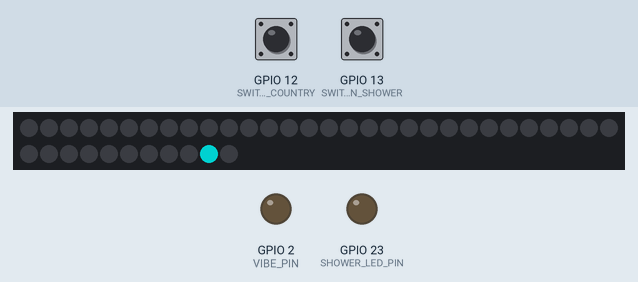
A sketch run on a simulated ESP32. Shown: 41 RGB LEDs in strip order, left to right, continuing on the next row, output pins drawn as LEDs (lit = HIGH). Inputs (shaded band) come from the test bench; at power-on: GPIO 12 (SWITCH_PIN_COUNTRY) HIGH, GPIO 13 (SWITCH_PIN_SHOWER) HIGH. Dim RGB values are drawn brighter than linear; the audio player accepts every command and is not drawn.

Above: at 5.9 s.
6.0 s: GPIO 12 (SWITCH_PIN_COUNTRY) pulled LOW for 0.15 s
9.1 s: GPIO 13 (SWITCH_PIN_SHOWER) pulled LOW for 0.15 s
12.2 s: GPIO 12 (SWITCH_PIN_COUNTRY) pulled LOW for 1 s
16.2 s: GPIO 12 (SWITCH_PIN_COUNTRY) pulled LOW for 0.15 s
19.3 s: GPIO 12 (SWITCH_PIN_COUNTRY) pulled LOW for 3.2 s
At 24.75 s:
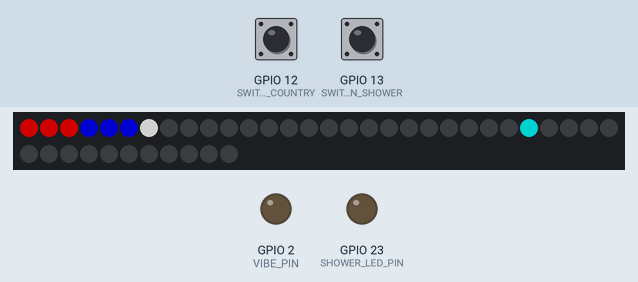
At 25.3 s:
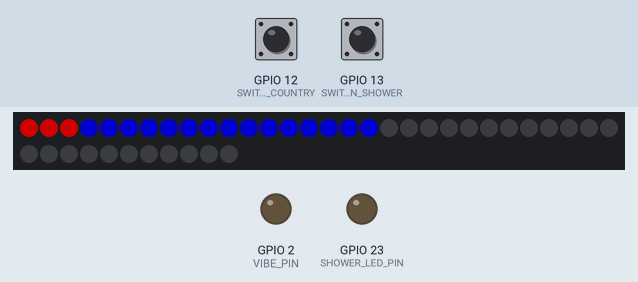
25.5 s: GPIO 13 (SWITCH_PIN_SHOWER) pulled LOW for 1 s
At 26.27 s:
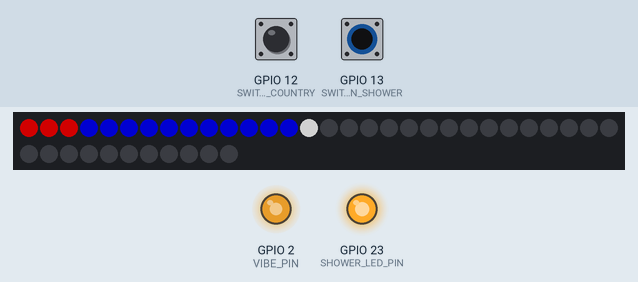
At 28.86 s:
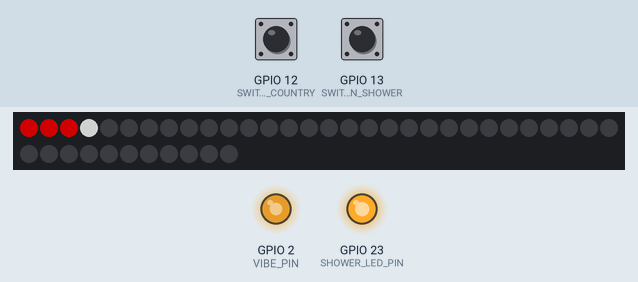
Timing chart, 0 to 30.4 s (numbered marks = the images above; inputs shaded):
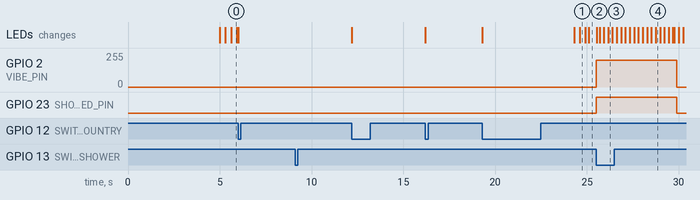

Measured:
- after the input at 9.1 s, every drawn part: stays the same
- after the input at 25.5 s, GPIO 2 (VIBE_PIN): 0/255 → 200/255 at once, → 0/255 4.4 s later; GPIO 23 (SHOWER_LED_PIN): LOW → HIGH at once, → LOW 4.4 s later; the LEDs: first change at once (image 3 shows a later state)

The sketch:

sketch.ino
```cpp
#include <FastLED.h>
#include <DFRobotDFPlayerMini.h>
#include <HardwareSerial.h>

// --- Configuration ---
#define VIBE_PIN 2
#define SHOWER_LED_PIN 23
#define SWITCH_PIN_SHOWER 13
#define SWITCH_PIN_COUNTRY 12

// LED strip
#define DATA_PIN 27
#define CLOCK_PIN 14
#define NUM_LEDS 41
#define BRIGHTNESS 120

// DFPlayer uses UART2: RX (GPIO 16), TX (GPIO 17)
#define RX_PIN 16
#define TX_PIN 17

HardwareSerial dfSerial(2);
DFRobotDFPlayerMini df;
CRGB leds[NUM_LEDS];

// --- Settings ---
const int RAIN_IRAN = 10;
const int RAIN_AUSTRIA = 46;
const int RAIN_INDONASIA = 100;

// Speeds
const float DRAIN_SPEED = 0.005;      // Speed when showering
const float FILL_SPEED = 0.01;       // Approx 15 seconds to fill full
const int DRIP_SPEED = 20;           // Faster falling drops for rain effect

// --- Variables ---
float currentWaterLevel = 0;
float fillDripPos = -1;              // Position of the drop falling during fill
unsigned long lastDripMove = 0;

bool isShowering = false;
bool lastSwitchShower = HIGH;
int countryIndex = 0;
bool lastSwitchCountry = HIGH;

// State Logic
bool hasInteracted = false;
unsigned long lastInputTime = 0;
bool collectionStarted = false;
float idleDripPos = NUM_LEDS - 1;

// NEW: Empty State Timer
unsigned long emptyTimerStart = 0;

// Audio State Tracking
enum SoundState { SILENT, RAIN, SHOWER, EMPTY };
SoundState currentSound = SILENT;

void setup() {
  Serial.begin(115200);
  FastLED.addLeds<WS2801, DATA_PIN, CLOCK_PIN, RGB>(leds, NUM_LEDS);
  FastLED.setBrightness(BRIGHTNESS);
  FastLED.clear();
  FastLED.show();

  // DFPlayer Init
  delay(3000);
  dfSerial.begin(9600, SERIAL_8N1, RX_PIN, TX_PIN);

  if(df.begin(dfSerial)) {
    delay(200);
    df.reset();
    delay(1000);
    df.volume(30);
  }

  pinMode(VIBE_PIN, OUTPUT);
  pinMode(SHOWER_LED_PIN, OUTPUT);
  pinMode(SWITCH_PIN_SHOWER, INPUT_PULLUP);
  pinMode(SWITCH_PIN_COUNTRY, INPUT_PULLUP);
}

void loop() {
  unsigned long currentMillis = millis();

  // ------------------------------------------
  // 1. INPUT DETECTION
  // ------------------------------------------

  // -- SHOWER SWITCH --
  bool nowShower = digitalRead(SWITCH_PIN_SHOWER);
  if (lastSwitchShower == HIGH && nowShower == LOW) {
    if (currentWaterLevel > 0 || isShowering) {
      isShowering = !isShowering;
    }
    hasInteracted = true;
    lastInputTime = currentMillis;
    emptyTimerStart = 0; // Cancel empty timer if user presses button
  }
  lastSwitchShower = nowShower;

  // -- COUNTRY SWITCH --
  bool nowCountry = digitalRead(SWITCH_PIN_COUNTRY);
  if (!isShowering && lastSwitchCountry == HIGH && nowCountry == LOW) {
    countryIndex = (countryIndex + 1) % 3;

    // Reset Logic
    hasInteracted = true;
    lastInputTime = currentMillis;
    collectionStarted = false;
    currentWaterLevel = 0;
    fillDripPos = NUM_LEDS - 1;
    emptyTimerStart = 0; // Cancel empty timer if user presses button
  }
  lastSwitchCountry = nowCountry;


  // ------------------------------------------
  // 2. ATTRACT MODE (Idle State)
  // ------------------------------------------
  if (!hasInteracted) {
    if (currentSound != RAIN) { df.loop(1); currentSound = RAIN; }
    analogWrite(VIBE_PIN, 0);
    analogWrite(SHOWER_LED_PIN, 0);

    // Falling Drop Animation
    if (currentMillis - lastDripMove > DRIP_SPEED) {
      lastDripMove = currentMillis;
      idleDripPos -= 1.0;
      if (idleDripPos < 0) idleDripPos = NUM_LEDS - 1;
    }

    FastLED.clear();
    leds[(int)idleDripPos] = CRGB::Cyan;
    FastLED.show();
    return; // STOP LOOP HERE
  }


  // ------------------------------------------
  // 3. MAIN LOGIC
  // ------------------------------------------

  int percent = (countryIndex == 0) ? RAIN_IRAN : (countryIndex == 1) ? RAIN_AUSTRIA : RAIN_INDONASIA;
  float targetLevel = (percent * NUM_LEDS) / 100.0;

  // --- A. SHOWERING BEHAVIOR ---
  if (isShowering) {
    fillDripPos = -1; // Stop raining

    if (currentWaterLevel > 0) {
      currentWaterLevel -= DRAIN_SPEED;
      analogWrite(VIBE_PIN, 200);
      analogWrite(SHOWER_LED_PIN, 255);
      if (currentSound != SHOWER) { df.loop(2); currentSound = SHOWER; }
    } else {
      // === TANK IS EMPTY ===
      analogWrite(VIBE_PIN, 0);
      analogWrite(SHOWER_LED_PIN, 0);
      currentWaterLevel = 0;
      isShowering = false;

      // Start the 10-second Empty Timer
      emptyTimerStart = currentMillis;

      if (currentSound != EMPTY) { df.stop(); currentSound = EMPTY; }
    }
  }
  // --- B. EMPTY STATE (10s Delay) ---
  else if (emptyTimerStart > 0) {
      // We are in the 10s delay period.
      // Do nothing logic-wise, just wait.
      // If 10s passes, go to Idle.
      if (currentMillis - emptyTimerStart > 10000) {
          hasInteracted = false;    // Go to Idle Mode
          emptyTimerStart = 0;      // Reset timer
          collectionStarted = false;
      }
      // Note: Red blink is handled in Rendering section
  }
  // --- C. NORMAL FILLING BEHAVIOR ---
  else {
    analogWrite(VIBE_PIN, 0);
    analogWrite(SHOWER_LED_PIN, 0);

    // CHECK 5-SECOND TIMER
    if (!collectionStarted) {
      if (currentMillis - lastInputTime > 5000) {
        collectionStarted = true;
        fillDripPos = NUM_LEDS - 1; // Start the rain from top
      }
    }

    // FILL & RAIN ANIMATION
    if (collectionStarted) {
      if (currentWaterLevel < targetLevel) {
        currentWaterLevel += FILL_SPEED;
        if (currentWaterLevel > targetLevel) currentWaterLevel = targetLevel;
      }

      // Rain Physics
      if (currentWaterLevel < targetLevel) {
         if (currentMillis - lastDripMove > DRIP_SPEED) {
            lastDripMove = currentMillis;
            fillDripPos -= 1.0;
            if (fillDripPos <= currentWaterLevel) fillDripPos = NUM_LEDS - 1;
         }
      } else {
         fillDripPos = -1;
      }

    } else {
      currentWaterLevel = 0;
      fillDripPos = -1;
    }

    if (currentSound != RAIN) { df.loop(1); currentSound = RAIN; }
  }


  // ------------------------------------------
  // 4. LED RENDERING
  // ------------------------------------------
  FastLED.clear();

  int ledsToDisplay = (int)currentWaterLevel;

  // Draw Water (Blue/Red)
  for (int i = 0; i < ledsToDisplay; i++) {
    if (i < 3) leds[i] = CRGB::Red;
    else leds[i] = CRGB::Blue;
  }

  // Draw "Selection Marker" (Only during Selection Phase)
  if (!collectionStarted && !isShowering && emptyTimerStart == 0) {
    int targetIndex = (int)targetLevel - 1;
    if(targetIndex >= 0 && targetIndex < NUM_LEDS) {
      leds[targetIndex] = CRGB::White;
    }
  }

  // Draw White Surface Line
  if (collectionStarted && currentWaterLevel < targetLevel && ledsToDisplay > 0) {
     leds[ledsToDisplay - 1] = CRGB::White;
  }

  // Draw Rain Drop
  if (fillDripPos >= 0) {
     leds[(int)fillDripPos] = CRGB::Cyan;
  }

  // BLINK RED: When Showering empty OR during the 10s Empty Delay
  if ((isShowering && ledsToDisplay == 0) || emptyTimerStart > 0) {
    if ((currentMillis / 250) % 2 == 0) fill_solid(leds, 3, CRGB::Red);
  }

  FastLED.show();
}
```
